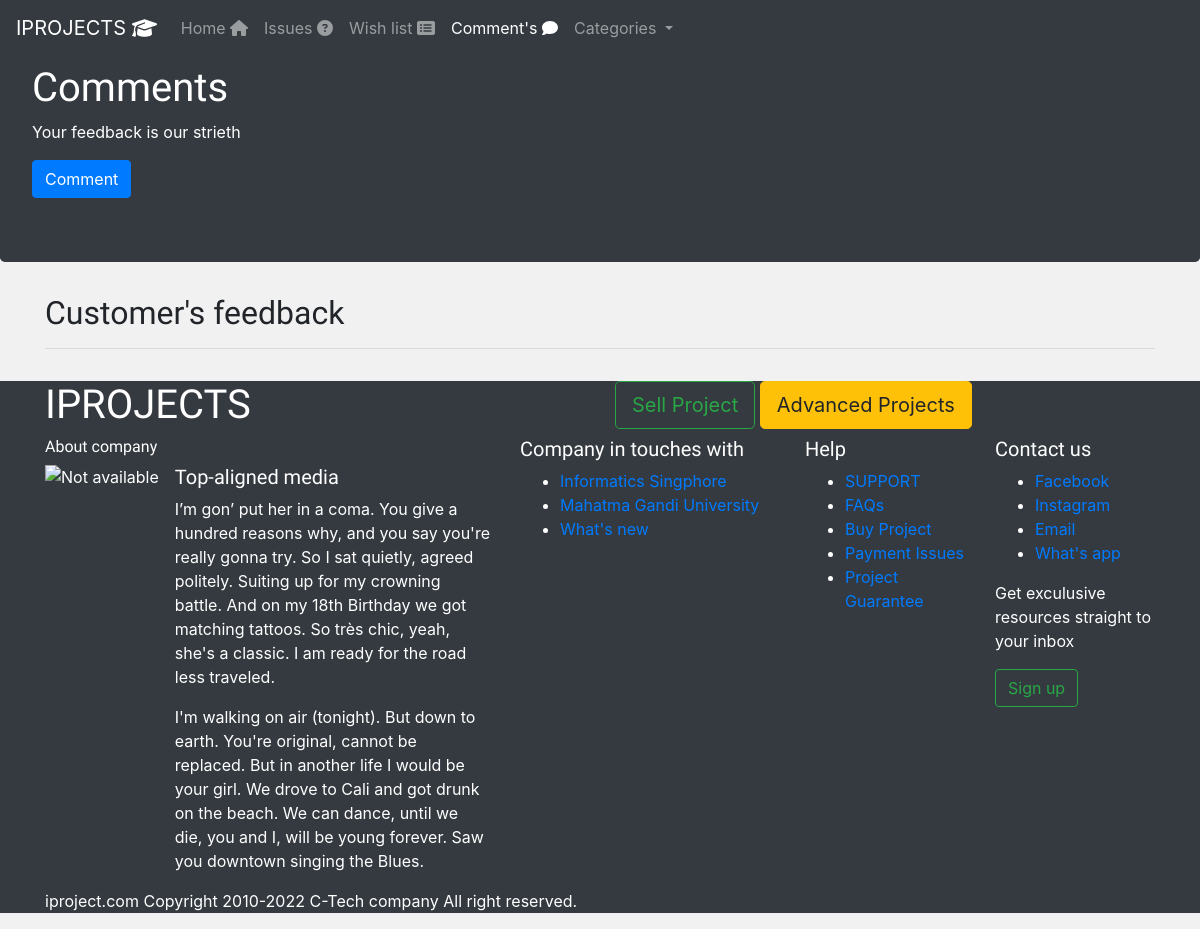
Page /content/comment/ on the earlier database version.
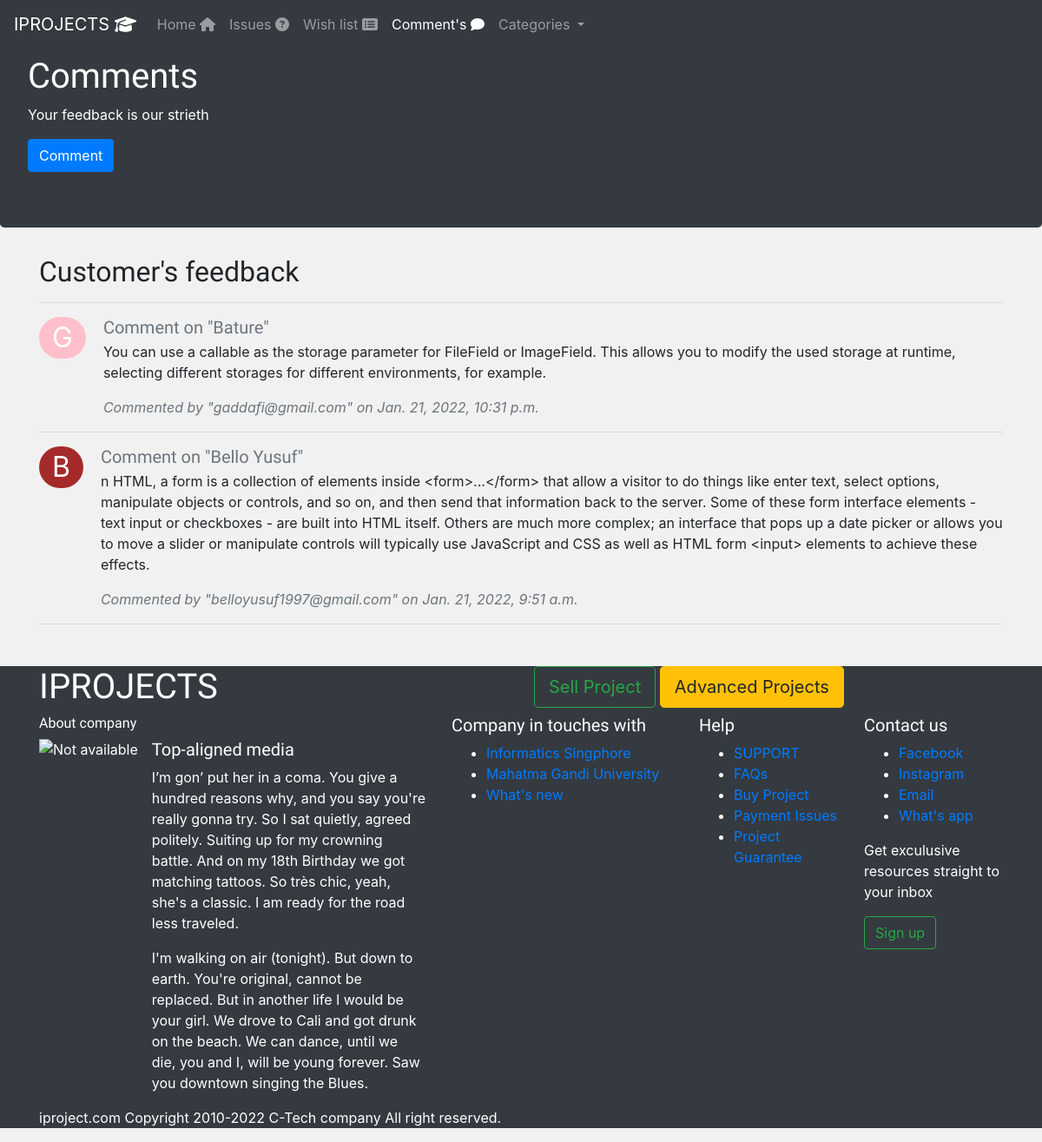
Same page on the later database version.
### content/models.py (models this page shows, shortened)
class Comment(models.Model):
    project = models.ForeignKey(Project, related_name='projects', on_delete=models.CASCADE)
    name = models.CharField(("Username"),max_length=50)
    email = models.EmailField(("Your Email"), max_length=250)
    body = models.TextField(("Your comment"))
    created = models.DateTimeField(auto_now_add=True)
    updated = models.DateTimeField(auto_now=True, auto_now_add=False)
    active = models.BooleanField(default=True)
    class Meta:
        ordering = ('-created',)

### content/views.py (the view)
# urls.py: path('comment/', views.user_comment, name='comment'),
def user_comment(request):
    categories = Category.objects.all()
    comments = Comment.objects.filter(active=True)
    if request.method=='POST':
        form = CommentForm(request.POST)
        if form.is_valid():
            cd = form.cleaned_data
            user_comment = Comment(
                name=cd['name'],
                project=cd['project'],
                email=cd['email'],
                body=cd['body']
            )
            user_comment.save()
            messages.add_message(request, messages.INFO, "Thanks for your comment")
    else:
        form = CommentForm()
    return render(request, 'content/comment.html',
                    {'comments':comments,
                    'form':form,
                    'categories':categories,
                    'section':'comment'})

### projectapp/models.py (called while the page is built)
    def __str__(self):
        return self.name

### content/templates/content/comment.html (shortened to what this page needs)
{% extends 'base.html' %}
{% load static %}
{% block content %}
<div class="jumbotron" style="background-color:#343A40; color:white;">
    <h1>Comments </h1>
    <p>Your feedback is our strieth</p>
    <button type="button" class="btn btn-primary" data-toggle="modal" data-target="#staticBackdrop">
        Comment
    </button>
</div>
<div class="container">
  <h2 class="feedback">Customer's feedback </h2>
     <hr>
   <div class="list-group">
     {% for comment in comments %}
     <ul class="list-unstyled">
       {% if comment.email|slice:':1' in 'a,b,c,d,e' %}
       <li class="media">
        <span style="background-color:brown;
            color:white; font-size:xx-large;
            padding-right:15px; padding-left:15px; border-radius:100em;">
          {{ comment.email|slice:":1"|capfirst }}</span>
        <div class="media-body" style="padding-left: 20px;">
          <h5 class="mt-0 mb-1 text-muted"> Comment on "{{ comment.name }}" </h5>
          <p>{{ comment.body }}</p>
          <i class="text-muted">Commented by "{{ comment.email }}" on {{ comment.created }}</i>
        </div>
      </li>
      {% elif comment.email|slice:':1' in 'f,g,h,i,j'%}
      <li class="media">
        <span style="background-color:pink;
            color:white; font-size:xx-large;
            padding-right:15px; padding-left:15px; border-radius:100em;">
          {{ comment.email|slice:":1"|capfirst }}</span>
        <div class="media-body" style="padding-left: 20px;">
          <h5 class="mt-0 mb-1 text-muted"> Comment on "{{ comment.name }}" </h5>
          <p>{{ comment.body }}</p>
          <i class="text-muted">Commented by "{{ comment.email }}" on {{ comment.created }}</i>
        </div>
      </li>
    {% endif %}
    <hr>
  {% endfor %}
</div>
</div>
{% endblock content %}

Differences in the rows shown:
now on this page (row edited): Comment: email "G", name "Bature", body "You can use a callable as the storage parameter for FileField or ImageField. This allows you to modify the used storage at runtime, selecting different storages for different environments, for example.", email "gaddafi@gmail.com", created "Jan. 21, 2022, 10:31 p.m."
now on this page (row edited): Comment: email "B", name "Bello Yusuf", body "n HTML, a form is a collection of elements inside <form>...</form> that allow a visitor to do things like enter text, select options, manipulate objects or controls, and so on, and then send that information back to the server. Some of these form interface elements - text input or checkboxes - are built into HTML itself. Others are much more complex; an interface that pops up a date picker or allows you to move a slider or manipulate controls will typically use JavaScript and CSS as well as HTML form <input> elements to achieve these effects.", email "belloyusuf1997@gmail.com", created "Jan. 21, 2022, 9:51 a.m."
